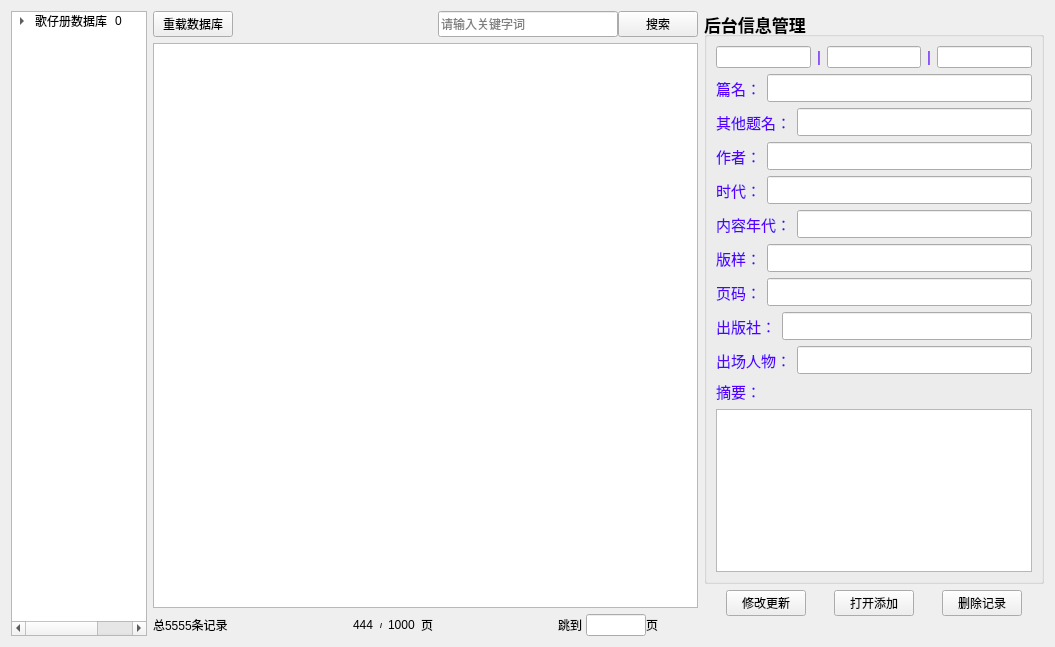
<?xml version="1.0" encoding="UTF-8"?>
<ui version="4.0">
 <class>SongListAdminWidget</class>
 <widget class="QWidget" name="SongListAdminWidget">
  <property name="geometry">
   <rect>
    <x>0</x>
    <y>0</y>
    <width>1055</width>
    <height>647</height>
   </rect>
  </property>
  <property name="font">
   <font>
    <pointsize>9</pointsize>
   </font>
  </property>
  <property name="windowTitle">
   <string>Form</string>
  </property>
  <layout class="QHBoxLayout" name="horizontalLayout_20" stretch="2,8,5">
   <item>
    <widget class="QTreeWidget" name="treeWidgetClass">
     <property name="headerHidden">
      <bool>true</bool>
     </property>
     <column>
      <property name="text">
       <string>1</string>
      </property>
     </column>
     <column>
      <property name="text">
       <string>新建列</string>
      </property>
     </column>
     <item>
      <property name="text">
       <string>歌仔册数据库</string>
      </property>
      <property name="text">
       <string>0</string>
      </property>
      <item>
       <property name="text">
        <string>褒歌</string>
       </property>
       <property name="text">
        <string>1</string>
       </property>
       <item>
        <property name="text">
         <string>百样花歌</string>
        </property>
        <property name="text">
         <string>11</string>
        </property>
       </item>
       <item>
        <property name="text">
         <string>落阴</string>
        </property>
        <property name="text">
         <string>12</string>
        </property>
       </item>
       <item>
        <property name="text">
         <string>清心</string>
        </property>
        <property name="text">
         <string>13</string>
        </property>
       </item>
       <item>
        <property name="text">
         <string>青暝缚脚</string>
        </property>
        <property name="text">
         <string>14</string>
        </property>
       </item>
       <item>
        <property name="text">
         <string>火车相褒</string>
        </property>
        <property name="text">
         <string>15</string>
        </property>
       </item>
       <item>
        <property name="text">
         <string>撞球</string>
        </property>
        <property name="text">
         <string>16</string>
        </property>
       </item>
       <item>
        <property name="text">
         <string>茶园</string>
        </property>
        <property name="text">
         <string>17</string>
        </property>
       </item>
       <item>
        <property name="text">
         <string>其他</string>
        </property>
        <property name="text">
         <string>18</string>
        </property>
       </item>
      </item>
      <item>
       <property name="text">
        <string>传统故事</string>
       </property>
       <property name="text">
        <string>2</string>
       </property>
       <item>
        <property name="text">
         <string>山伯英台</string>
        </property>
        <property name="text">
         <string>200</string>
        </property>
        <item>
         <property name="text">
          <string>出世</string>
         </property>
         <property name="text">
          <string>201</string>
         </property>
        </item>
        <item>
         <property name="text">
          <string>归天</string>
         </property>
         <property name="text">
          <string>202</string>
         </property>
        </item>
        <item>
         <property name="text">
          <string>留学</string>
         </property>
         <property name="text">
          <string>203</string>
         </property>
        </item>
        <item>
         <property name="text">
          <string>马家</string>
         </property>
         <property name="text">
          <string>204</string>
         </property>
        </item>
        <item>
         <property name="text">
          <string>三伯出山</string>
         </property>
         <property name="text">
          <string>205</string>
         </property>
        </item>
        <item>
         <property name="text">
          <string>三伯回阳回魂</string>
         </property>
         <property name="text">
          <string>206</string>
         </property>
        </item>
        <item>
         <property name="text">
          <string>三伯探英台</string>
         </property>
         <property name="text">
          <string>207</string>
         </property>
        </item>
        <item>
         <property name="text">
          <string>游地府</string>
         </property>
         <property name="text">
          <string>208</string>
         </property>
        </item>
        <item>
         <property name="text">
          <string>游西湖</string>
         </property>
         <property name="text">
          <string>209</string>
         </property>
        </item>
        <item>
         <property name="text">
          <string>纸歌</string>
         </property>
         <property name="text">
          <string>210</string>
         </property>
        </item>
        <item>
         <property name="text">
          <string>其他</string>
         </property>
         <property name="text">
          <string>211</string>
         </property>
        </item>
       </item>
       <item>
        <property name="text">
         <string>陈三五娘</string>
        </property>
        <property name="text">
         <string>20</string>
        </property>
       </item>
       <item>
        <property name="text">
         <string>刘廷英</string>
        </property>
        <property name="text">
         <string>21</string>
        </property>
       </item>
       <item>
        <property name="text">
         <string>孟姜女</string>
        </property>
        <property name="text">
         <string>22</string>
        </property>
       </item>
       <item>
        <property name="text">
         <string>斩太子</string>
        </property>
        <property name="text">
         <string>23</string>
        </property>
       </item>
       <item>
        <property name="text">
         <string>孟丽君</string>
        </property>
        <property name="text">
         <string>24</string>
        </property>
       </item>
       <item>
        <property name="text">
         <string>案件</string>
        </property>
        <property name="text">
         <string>25</string>
        </property>
       </item>
       <item>
        <property name="text">
         <string>零散的</string>
        </property>
        <property name="text">
         <string>26</string>
        </property>
       </item>
       <item>
        <property name="text">
         <string>三勇士</string>
        </property>
        <property name="text">
         <string>27</string>
        </property>
       </item>
       <item>
        <property name="text">
         <string>孙悟空</string>
        </property>
        <property name="text">
         <string>28</string>
        </property>
       </item>
       <item>
        <property name="text">
         <string>哪吒</string>
        </property>
        <property name="text">
         <string>29</string>
        </property>
       </item>
       <item>
        <property name="text">
         <string>白蛇故事</string>
        </property>
        <property name="text">
         <string>30</string>
        </property>
       </item>
       <item>
        <property name="text">
         <string>王昭君</string>
        </property>
        <property name="text">
         <string>31</string>
        </property>
       </item>
       <item>
        <property name="text">
         <string>玉堂春</string>
        </property>
        <property name="text">
         <string>32</string>
        </property>
       </item>
       <item>
        <property name="text">
         <string>玉环记</string>
        </property>
        <property name="text">
         <string>33</string>
        </property>
       </item>
       <item>
        <property name="text">
         <string>才子歌</string>
        </property>
        <property name="text">
         <string>34</string>
        </property>
       </item>
       <item>
        <property name="text">
         <string>橄榄记</string>
        </property>
        <property name="text">
         <string>35</string>
        </property>
       </item>
       <item>
        <property name="text">
         <string>大禹</string>
        </property>
        <property name="text">
         <string>36</string>
        </property>
       </item>
       <item>
        <property name="text">
         <string>卖油郎花魁女</string>
        </property>
        <property name="text">
         <string>37</string>
        </property>
       </item>
       <item>
        <property name="text">
         <string>最新玉杯记歌</string>
        </property>
        <property name="text">
         <string>38</string>
        </property>
       </item>
       <item>
        <property name="text">
         <string>包公</string>
        </property>
        <property name="text">
         <string>39</string>
        </property>
       </item>
       <item>
        <property name="text">
         <string>三国</string>
        </property>
        <property name="text">
         <string>40</string>
        </property>
       </item>
       <item>
        <property name="text">
         <string>月台梦</string>
        </property>
        <property name="text">
         <string>41</string>
        </property>
       </item>
       <item>
        <property name="text">
         <string>郑元和</string>
        </property>
        <property name="text">
         <string>42</string>
        </property>
       </item>
       <item>
        <property name="text">
         <string>朱买臣</string>
        </property>
        <property name="text">
         <string>43</string>
        </property>
       </item>
      </item>
      <item>
       <property name="text">
        <string>民间歌谣与民间传说故事</string>
       </property>
       <property name="text">
        <string>2</string>
       </property>
       <item>
        <property name="text">
         <string>死某歌</string>
        </property>
        <property name="text">
         <string>44</string>
        </property>
       </item>
       <item>
        <property name="text">
         <string>侥幸歌</string>
        </property>
        <property name="text">
         <string>45</string>
        </property>
       </item>
       <item>
        <property name="text">
         <string>手巾歌</string>
        </property>
        <property name="text">
         <string>46</string>
        </property>
       </item>
       <item>
        <property name="text">
         <string>雪梅思君</string>
        </property>
        <property name="text">
         <string>47</string>
        </property>
       </item>
       <item>
        <property name="text">
         <string>陈白笔</string>
        </property>
        <property name="text">
         <string>48</string>
        </property>
       </item>
       <item>
        <property name="text">
         <string>金姑看羊</string>
        </property>
        <property name="text">
         <string>49</string>
        </property>
       </item>
       <item>
        <property name="text">
         <string>番婆弄</string>
        </property>
        <property name="text">
         <string>50</string>
        </property>
       </item>
       <item>
        <property name="text">
         <string>梁士奇</string>
        </property>
        <property name="text">
         <string>51</string>
        </property>
       </item>
       <item>
        <property name="text">
         <string>桃花女</string>
        </property>
        <property name="text">
         <string>52</string>
        </property>
       </item>
       <item>
        <property name="text">
         <string>探娘探嫂探哥</string>
        </property>
        <property name="text">
         <string>53</string>
        </property>
       </item>
       <item>
        <property name="text">
         <string>十二碗菜</string>
        </property>
        <property name="text">
         <string>54</string>
        </property>
       </item>
       <item>
        <property name="text">
         <string>白贼七</string>
        </property>
        <property name="text">
         <string>55</string>
        </property>
       </item>
       <item>
        <property name="text">
         <string>其他</string>
        </property>
        <property name="text">
         <string>56</string>
        </property>
       </item>
      </item>
      <item>
       <property name="text">
        <string>劝世教化</string>
       </property>
       <property name="text">
        <string>3</string>
       </property>
       <item>
        <property name="text">
         <string>文明维新</string>
        </property>
        <property name="text">
         <string>57</string>
        </property>
       </item>
       <item>
        <property name="text">
         <string>地震水灾</string>
        </property>
        <property name="text">
         <string>58</string>
        </property>
       </item>
       <item>
        <property name="text">
         <string>商络</string>
        </property>
        <property name="text">
         <string>59</string>
        </property>
       </item>
       <item>
        <property name="text">
         <string>婚姻恋爱</string>
        </property>
        <property name="text">
         <string>60</string>
        </property>
       </item>
       <item>
        <property name="text">
         <string>劝世</string>
        </property>
        <property name="text">
         <string>61</string>
        </property>
       </item>
       <item>
        <property name="text">
         <string>鸦片</string>
        </property>
        <property name="text">
         <string>62</string>
        </property>
       </item>
       <item>
        <property name="text">
         <string>人心</string>
        </property>
        <property name="text">
         <string>63</string>
        </property>
       </item>
       <item>
        <property name="text">
         <string>游戏逍遥酒色花花世界</string>
        </property>
        <property name="text">
         <string>64</string>
        </property>
       </item>
       <item>
        <property name="text">
         <string>摇古歌</string>
        </property>
        <property name="text">
         <string>65</string>
        </property>
       </item>
       <item>
        <property name="text">
         <string>人之初</string>
        </property>
        <property name="text">
         <string>66</string>
        </property>
       </item>
       <item>
        <property name="text">
         <string>其他</string>
        </property>
        <property name="text">
         <string>67</string>
        </property>
       </item>
      </item>
      <item>
       <property name="text">
        <string>生活知识</string>
       </property>
       <property name="text">
        <string>4</string>
       </property>
       <item>
        <property name="text">
         <string>四民经济</string>
        </property>
        <property name="text">
         <string>68</string>
        </property>
       </item>
       <item>
        <property name="text">
         <string>其他</string>
        </property>
        <property name="text">
         <string>69</string>
        </property>
       </item>
      </item>
      <item>
       <property name="text">
        <string>时事新编</string>
       </property>
       <property name="text">
        <string>5</string>
       </property>
      </item>
      <item>
       <property name="text">
        <string>习俗趣味</string>
       </property>
       <property name="text">
        <string>6</string>
       </property>
       <item>
        <property name="text">
         <string>蚊子</string>
        </property>
        <property name="text">
         <string>70</string>
        </property>
       </item>
       <item>
        <property name="text">
         <string>三婿祝寿</string>
        </property>
        <property name="text">
         <string>71</string>
        </property>
       </item>
       <item>
        <property name="text">
         <string>乌猫</string>
        </property>
        <property name="text">
         <string>72</string>
        </property>
       </item>
      </item>
      <item>
       <property name="text">
        <string>叙情</string>
       </property>
       <property name="text">
        <string>7</string>
       </property>
       <item>
        <property name="text">
         <string>臭头娘子</string>
        </property>
        <property name="text">
         <string>73</string>
        </property>
       </item>
       <item>
        <property name="text">
         <string>白扇记</string>
        </property>
        <property name="text">
         <string>74</string>
        </property>
       </item>
       <item>
        <property name="text">
         <string>其他</string>
        </property>
        <property name="text">
         <string>75</string>
        </property>
       </item>
      </item>
      <item>
       <property name="text">
        <string>其他</string>
       </property>
       <property name="text">
        <string>8</string>
       </property>
       <item>
        <property name="text">
         <string>地理歌</string>
        </property>
        <property name="text">
         <string>76</string>
        </property>
       </item>
       <item>
        <property name="text">
         <string>日本话</string>
        </property>
        <property name="text">
         <string>77</string>
        </property>
       </item>
       <item>
        <property name="text">
         <string>电影荒江女侠</string>
        </property>
        <property name="text">
         <string>78</string>
        </property>
       </item>
       <item>
        <property name="text">
         <string>其他</string>
        </property>
        <property name="text">
         <string>79</string>
        </property>
       </item>
      </item>
     </item>
    </widget>
   </item>
   <item>
    <layout class="QVBoxLayout" name="verticalLayout">
     <item>
      <layout class="QHBoxLayout" name="horizontalLayout_7">
       <item>
        <widget class="QPushButton" name="pbnReload">
         <property name="text">
          <string>重载数据库</string>
         </property>
         <property name="icon">
          <iconset>
           <normalon>:/im/Reflash.png</normalon>
          </iconset>
         </property>
        </widget>
       </item>
       <item>
        <spacer name="horizontalSpacer_6">
         <property name="orientation">
          <enum>Qt::Horizontal</enum>
         </property>
         <property name="sizeHint" stdset="0">
          <size>
           <width>40</width>
           <height>20</height>
          </size>
         </property>
        </spacer>
       </item>
       <item>
        <layout class="QHBoxLayout" name="horizontalLayout_6">
         <property name="spacing">
          <number>0</number>
         </property>
         <item>
          <widget class="QLineEdit" name="lineEditKeyWorld">
           <property name="minimumSize">
            <size>
             <width>180</width>
             <height>24</height>
            </size>
           </property>
           <property name="maximumSize">
            <size>
             <width>16777215</width>
             <height>30</height>
            </size>
           </property>
           <property name="placeholderText">
            <string>请输入关键字词</string>
           </property>
          </widget>
         </item>
         <item>
          <widget class="QPushButton" name="pbnSearch">
           <property name="maximumSize">
            <size>
             <width>100</width>
             <height>30</height>
            </size>
           </property>
           <property name="text">
            <string>搜索</string>
           </property>
           <property name="icon">
            <iconset>
             <normalon>:/im/queryit.png</normalon>
            </iconset>
           </property>
          </widget>
         </item>
        </layout>
       </item>
      </layout>
     </item>
     <item>
      <widget class="QTableView" name="tableView"/>
     </item>
     <item>
      <layout class="QHBoxLayout" name="horizontalLayout_4">
       <item>
        <widget class="QLabel" name="labelTotalRecord">
         <property name="text">
          <string>总5555条记录</string>
         </property>
        </widget>
       </item>
       <item>
        <spacer name="horizontalSpacer">
         <property name="orientation">
          <enum>Qt::Horizontal</enum>
         </property>
         <property name="sizeHint" stdset="0">
          <size>
           <width>40</width>
           <height>20</height>
          </size>
         </property>
        </spacer>
       </item>
       <item>
        <layout class="QHBoxLayout" name="horizontalLayout_2">
         <item>
          <widget class="QPushButton" name="pbnUppage">
           <property name="text">
            <string/>
           </property>
           <property name="icon">
            <iconset>
             <normalon>:/im/PageUp.png</normalon>
            </iconset>
           </property>
           <property name="flat">
            <bool>true</bool>
           </property>
          </widget>
         </item>
         <item>
          <layout class="QHBoxLayout" name="horizontalLayout">
           <item>
            <widget class="QLabel" name="labelCurrentPage">
             <property name="text">
              <string>444</string>
             </property>
            </widget>
           </item>
           <item>
            <widget class="QLabel" name="label">
             <property name="font">
              <font>
               <pointsize>5</pointsize>
               <weight>75</weight>
               <bold>true</bold>
              </font>
             </property>
             <property name="text">
              <string>/</string>
             </property>
            </widget>
           </item>
           <item>
            <widget class="QLabel" name="labelPages">
             <property name="text">
              <string>1000</string>
             </property>
            </widget>
           </item>
           <item>
            <widget class="QLabel" name="label_2">
             <property name="text">
              <string>页</string>
             </property>
            </widget>
           </item>
          </layout>
         </item>
         <item>
          <widget class="QPushButton" name="pbnDownpage">
           <property name="text">
            <string/>
           </property>
           <property name="icon">
            <iconset>
             <normalon>:/im/PageDown.png</normalon>
            </iconset>
           </property>
           <property name="flat">
            <bool>true</bool>
           </property>
          </widget>
         </item>
        </layout>
       </item>
       <item>
        <spacer name="horizontalSpacer_2">
         <property name="orientation">
          <enum>Qt::Horizontal</enum>
         </property>
         <property name="sizeHint" stdset="0">
          <size>
           <width>40</width>
           <height>20</height>
          </size>
         </property>
        </spacer>
       </item>
       <item>
        <layout class="QHBoxLayout" name="horizontalLayout_3">
         <property name="spacing">
          <number>0</number>
         </property>
         <item>
          <widget class="QLabel" name="label_3">
           <property name="maximumSize">
            <size>
             <width>80</width>
             <height>16777215</height>
            </size>
           </property>
           <property name="text">
            <string>跳到 </string>
           </property>
          </widget>
         </item>
         <item>
          <widget class="QLineEdit" name="lineEditGotoPage">
           <property name="minimumSize">
            <size>
             <width>24</width>
             <height>0</height>
            </size>
           </property>
           <property name="maximumSize">
            <size>
             <width>60</width>
             <height>16777215</height>
            </size>
           </property>
           <property name="text">
            <string/>
           </property>
          </widget>
         </item>
         <item>
          <widget class="QLabel" name="label_4">
           <property name="maximumSize">
            <size>
             <width>40</width>
             <height>16777215</height>
            </size>
           </property>
           <property name="text">
            <string>页</string>
           </property>
          </widget>
         </item>
         <item>
          <widget class="QPushButton" name="pbnGotoPage">
           <property name="maximumSize">
            <size>
             <width>50</width>
             <height>16777215</height>
            </size>
           </property>
           <property name="text">
            <string/>
           </property>
           <property name="icon">
            <iconset>
             <normalon>:/im/Goto.png</normalon>
            </iconset>
           </property>
           <property name="flat">
            <bool>true</bool>
           </property>
          </widget>
         </item>
        </layout>
       </item>
      </layout>
     </item>
    </layout>
   </item>
   <item>
    <layout class="QVBoxLayout" name="verticalLayout_6">
     <item>
      <spacer name="verticalSpacer_2">
       <property name="orientation">
        <enum>Qt::Vertical</enum>
       </property>
       <property name="sizeHint" stdset="0">
        <size>
         <width>17</width>
         <height>17</height>
        </size>
       </property>
      </spacer>
     </item>
     <item>
      <layout class="QVBoxLayout" name="verticalLayout_5">
       <item>
        <widget class="QGroupBox" name="groupBox">
         <property name="font">
          <font>
           <pointsize>13</pointsize>
           <weight>75</weight>
           <bold>true</bold>
          </font>
         </property>
         <property name="styleSheet">
          <string notr="true"/>
         </property>
         <property name="title">
          <string>后台信息管理</string>
         </property>
         <layout class="QVBoxLayout" name="verticalLayout_4">
          <item>
           <layout class="QHBoxLayout" name="horizontalLayout_19">
            <item>
             <layout class="QHBoxLayout" name="horizontalLayout_17">
              <item>
               <widget class="QLineEdit" name="lineEditClass1">
                <property name="font">
                 <font>
                  <pointsize>9</pointsize>
                  <weight>50</weight>
                  <bold>false</bold>
                 </font>
                </property>
                <property name="readOnly">
                 <bool>true</bool>
                </property>
               </widget>
              </item>
              <item>
               <widget class="QLabel" name="label_18">
                <property name="font">
                 <font>
                  <family>Arial</family>
                  <pointsize>11</pointsize>
                  <weight>50</weight>
                  <bold>false</bold>
                 </font>
                </property>
                <property name="styleSheet">
                 <string notr="true">color: rgb(85, 0, 255);</string>
                </property>
                <property name="text">
                 <string>|</string>
                </property>
               </widget>
              </item>
              <item>
               <widget class="QLineEdit" name="lineEditClass2">
                <property name="font">
                 <font>
                  <pointsize>9</pointsize>
                  <weight>50</weight>
                  <bold>false</bold>
                 </font>
                </property>
                <property name="readOnly">
                 <bool>true</bool>
                </property>
               </widget>
              </item>
              <item>
               <widget class="QLabel" name="label_19">
                <property name="font">
                 <font>
                  <family>Arial</family>
                  <pointsize>11</pointsize>
                  <weight>50</weight>
                  <bold>false</bold>
                 </font>
                </property>
                <property name="styleSheet">
                 <string notr="true">color: rgb(85, 0, 255);</string>
                </property>
                <property name="text">
                 <string>|</string>
                </property>
               </widget>
              </item>
              <item>
               <widget class="QLineEdit" name="lineEditClass3">
                <property name="font">
                 <font>
                  <pointsize>9</pointsize>
                  <weight>50</weight>
                  <bold>false</bold>
                 </font>
                </property>
                <property name="readOnly">
                 <bool>true</bool>
                </property>
               </widget>
              </item>
             </layout>
            </item>
            <item>
             <spacer name="horizontalSpacer_7">
              <property name="orientation">
               <enum>Qt::Horizontal</enum>
              </property>
              <property name="sizeHint" stdset="0">
               <size>
                <width>40</width>
                <height>20</height>
               </size>
              </property>
             </spacer>
            </item>
           </layout>
          </item>
          <item>
           <layout class="QHBoxLayout" name="horizontalLayout_10">
            <item>
             <widget class="QLabel" name="label_10">
              <property name="font">
               <font>
                <family>Arial</family>
                <pointsize>11</pointsize>
                <weight>50</weight>
                <bold>false</bold>
               </font>
              </property>
              <property name="styleSheet">
               <string notr="true">color: rgb(85, 0, 255);</string>
              </property>
              <property name="text">
               <string>篇名：</string>
              </property>
             </widget>
            </item>
            <item>
             <widget class="QLineEdit" name="lineEditBookName">
              <property name="font">
               <font>
                <pointsize>13</pointsize>
                <weight>50</weight>
                <bold>false</bold>
               </font>
              </property>
             </widget>
            </item>
           </layout>
          </item>
          <item>
           <layout class="QHBoxLayout" name="horizontalLayout_11">
            <item>
             <widget class="QLabel" name="label_5">
              <property name="font">
               <font>
                <family>Arial</family>
                <pointsize>11</pointsize>
                <weight>50</weight>
                <bold>false</bold>
               </font>
              </property>
              <property name="styleSheet">
               <string notr="true">color: rgb(85, 0, 255);</string>
              </property>
              <property name="text">
               <string>其他题名：</string>
              </property>
             </widget>
            </item>
            <item>
             <widget class="QLineEdit" name="lineEditTitle">
              <property name="font">
               <font>
                <pointsize>13</pointsize>
                <weight>50</weight>
                <bold>false</bold>
               </font>
              </property>
             </widget>
            </item>
           </layout>
          </item>
          <item>
           <layout class="QHBoxLayout" name="horizontalLayout_18">
            <item>
             <widget class="QLabel" name="label_7">
              <property name="font">
               <font>
                <family>Arial</family>
                <pointsize>11</pointsize>
                <weight>50</weight>
                <bold>false</bold>
               </font>
              </property>
              <property name="styleSheet">
               <string notr="true">color: rgb(85, 0, 255);</string>
              </property>
              <property name="text">
               <string>作者：</string>
              </property>
             </widget>
            </item>
            <item>
             <widget class="QLineEdit" name="lineEditAuthor">
              <property name="font">
               <font>
                <family>Arial</family>
                <pointsize>13</pointsize>
                <weight>50</weight>
                <bold>false</bold>
               </font>
              </property>
             </widget>
            </item>
           </layout>
          </item>
          <item>
           <layout class="QHBoxLayout" name="horizontalLayout_16">
            <item>
             <widget class="QLabel" name="label_11">
              <property name="font">
               <font>
                <family>Arial</family>
                <pointsize>11</pointsize>
                <weight>50</weight>
                <bold>false</bold>
               </font>
              </property>
              <property name="styleSheet">
               <string notr="true">color: rgb(85, 0, 255);</string>
              </property>
              <property name="text">
               <string>时代：</string>
              </property>
             </widget>
            </item>
            <item>
             <widget class="QLineEdit" name="lineEditYear">
              <property name="font">
               <font>
                <pointsize>13</pointsize>
                <weight>50</weight>
                <bold>false</bold>
               </font>
              </property>
             </widget>
            </item>
           </layout>
          </item>
          <item>
           <layout class="QHBoxLayout" name="horizontalLayout_15">
            <item>
             <widget class="QLabel" name="label_12">
              <property name="font">
               <font>
                <family>Arial</family>
                <pointsize>11</pointsize>
                <weight>50</weight>
                <bold>false</bold>
               </font>
              </property>
              <property name="styleSheet">
               <string notr="true">color: rgb(85, 0, 255);</string>
              </property>
              <property name="text">
               <string>内容年代：</string>
              </property>
             </widget>
            </item>
            <item>
             <widget class="QLineEdit" name="lineEditAge">
              <property name="font">
               <font>
                <pointsize>13</pointsize>
                <weight>50</weight>
                <bold>false</bold>
               </font>
              </property>
             </widget>
            </item>
           </layout>
          </item>
          <item>
           <layout class="QHBoxLayout" name="horizontalLayout_14">
            <item>
             <widget class="QLabel" name="label_14">
              <property name="font">
               <font>
                <family>Arial</family>
                <pointsize>11</pointsize>
                <weight>50</weight>
                <bold>false</bold>
               </font>
              </property>
              <property name="styleSheet">
               <string notr="true">color: rgb(85, 0, 255);</string>
              </property>
              <property name="text">
               <string>版样：</string>
              </property>
             </widget>
            </item>
            <item>
             <widget class="QLineEdit" name="lineEditEditStyle">
              <property name="font">
               <font>
                <pointsize>13</pointsize>
                <weight>50</weight>
                <bold>false</bold>
               </font>
              </property>
             </widget>
            </item>
           </layout>
          </item>
          <item>
           <layout class="QHBoxLayout" name="horizontalLayout_13">
            <item>
             <widget class="QLabel" name="label_13">
              <property name="font">
               <font>
                <family>Arial</family>
                <pointsize>11</pointsize>
                <weight>50</weight>
                <bold>false</bold>
               </font>
              </property>
              <property name="styleSheet">
               <string notr="true">color: rgb(85, 0, 255);</string>
              </property>
              <property name="text">
               <string>页码：</string>
              </property>
             </widget>
            </item>
            <item>
             <widget class="QLineEdit" name="lineEditPages">
              <property name="font">
               <font>
                <pointsize>13</pointsize>
                <weight>50</weight>
                <bold>false</bold>
               </font>
              </property>
             </widget>
            </item>
           </layout>
          </item>
          <item>
           <layout class="QHBoxLayout" name="horizontalLayout_12">
            <item>
             <widget class="QLabel" name="label_8">
              <property name="font">
               <font>
                <family>Arial</family>
                <pointsize>11</pointsize>
                <weight>50</weight>
                <bold>false</bold>
               </font>
              </property>
              <property name="styleSheet">
               <string notr="true">color: rgb(85, 0, 255);</string>
              </property>
              <property name="text">
               <string>出版社：</string>
              </property>
             </widget>
            </item>
            <item>
             <widget class="QLineEdit" name="lineEditPublish">
              <property name="font">
               <font>
                <family>Arial</family>
                <pointsize>13</pointsize>
                <weight>50</weight>
                <bold>false</bold>
               </font>
              </property>
             </widget>
            </item>
           </layout>
          </item>
          <item>
           <layout class="QHBoxLayout" name="horizontalLayout_9">
            <item>
             <widget class="QLabel" name="label_20">
              <property name="font">
               <font>
                <family>Arial</family>
                <pointsize>11</pointsize>
                <weight>50</weight>
                <bold>false</bold>
               </font>
              </property>
              <property name="styleSheet">
               <string notr="true">color: rgb(85, 0, 255);</string>
              </property>
              <property name="text">
               <string>出场人物：</string>
              </property>
             </widget>
            </item>
            <item>
             <widget class="QLineEdit" name="lineEditPerson">
              <property name="font">
               <font>
                <pointsize>13</pointsize>
                <weight>50</weight>
                <bold>false</bold>
               </font>
              </property>
             </widget>
            </item>
           </layout>
          </item>
          <item>
           <layout class="QVBoxLayout" name="verticalLayout_3">
            <item>
             <widget class="QLabel" name="label_21">
              <property name="font">
               <font>
                <family>Arial</family>
                <pointsize>11</pointsize>
                <weight>50</weight>
                <bold>false</bold>
               </font>
              </property>
              <property name="styleSheet">
               <string notr="true">color: rgb(85, 0, 255);</string>
              </property>
              <property name="text">
               <string>摘要：</string>
              </property>
             </widget>
            </item>
            <item>
             <widget class="QTextEdit" name="textEditSummary">
              <property name="font">
               <font>
                <pointsize>13</pointsize>
                <weight>50</weight>
                <bold>false</bold>
               </font>
              </property>
             </widget>
            </item>
           </layout>
          </item>
         </layout>
        </widget>
       </item>
       <item>
        <layout class="QVBoxLayout" name="verticalLayout_2">
         <item>
          <layout class="QHBoxLayout" name="horizontalLayout_8">
           <item>
            <spacer name="horizontalSpacer_4">
             <property name="orientation">
              <enum>Qt::Horizontal</enum>
             </property>
             <property name="sizeHint" stdset="0">
              <size>
               <width>40</width>
               <height>20</height>
              </size>
             </property>
            </spacer>
           </item>
           <item>
            <widget class="QPushButton" name="pbnUpdata">
             <property name="text">
              <string>修改更新</string>
             </property>
             <property name="icon">
              <iconset>
               <normalon>:/im/update.png</normalon>
              </iconset>
             </property>
            </widget>
           </item>
           <item>
            <spacer name="horizontalSpacer_3">
             <property name="orientation">
              <enum>Qt::Horizontal</enum>
             </property>
             <property name="sizeHint" stdset="0">
              <size>
               <width>40</width>
               <height>20</height>
              </size>
             </property>
            </spacer>
           </item>
           <item>
            <widget class="QPushButton" name="pbnAdd">
             <property name="text">
              <string>打开添加</string>
             </property>
             <property name="icon">
              <iconset>
               <normalon>:/im/add.png</normalon>
              </iconset>
             </property>
            </widget>
           </item>
           <item>
            <spacer name="horizontalSpacer_8">
             <property name="orientation">
              <enum>Qt::Horizontal</enum>
             </property>
             <property name="sizeHint" stdset="0">
              <size>
               <width>40</width>
               <height>20</height>
              </size>
             </property>
            </spacer>
           </item>
           <item>
            <widget class="QPushButton" name="pbnDelete">
             <property name="text">
              <string>删除记录</string>
             </property>
             <property name="icon">
              <iconset>
               <normalon>:/im/delete.png</normalon>
              </iconset>
             </property>
            </widget>
           </item>
           <item>
            <spacer name="horizontalSpacer_5">
             <property name="orientation">
              <enum>Qt::Horizontal</enum>
             </property>
             <property name="sizeHint" stdset="0">
              <size>
               <width>40</width>
               <height>20</height>
              </size>
             </property>
            </spacer>
           </item>
          </layout>
         </item>
         <item>
          <layout class="QHBoxLayout" name="horizontalLayout_5">
           <item>
            <spacer name="horizontalSpacer_10">
             <property name="orientation">
              <enum>Qt::Horizontal</enum>
             </property>
             <property name="sizeHint" stdset="0">
              <size>
               <width>18</width>
               <height>20</height>
              </size>
             </property>
            </spacer>
           </item>
          </layout>
         </item>
        </layout>
       </item>
      </layout>
     </item>
     <item>
      <spacer name="verticalSpacer">
       <property name="orientation">
        <enum>Qt::Vertical</enum>
       </property>
       <property name="sizeHint" stdset="0">
        <size>
         <width>17</width>
         <height>13</height>
        </size>
       </property>
      </spacer>
     </item>
    </layout>
   </item>
  </layout>
  <action name="action_Admin">
   <property name="icon">
    <iconset resource="../RES/imq.qrc">
     <normaloff>:/im/Setup.png</normaloff>:/im/Setup.png</iconset>
   </property>
   <property name="text">
    <string>后台管理</string>
   </property>
   <property name="toolTip">
    <string>后台管理</string>
   </property>
  </action>
 </widget>
 <resources>
  <include location="../RES/imq.qrc"/>
 </resources>
 <connections/>
</ui>
